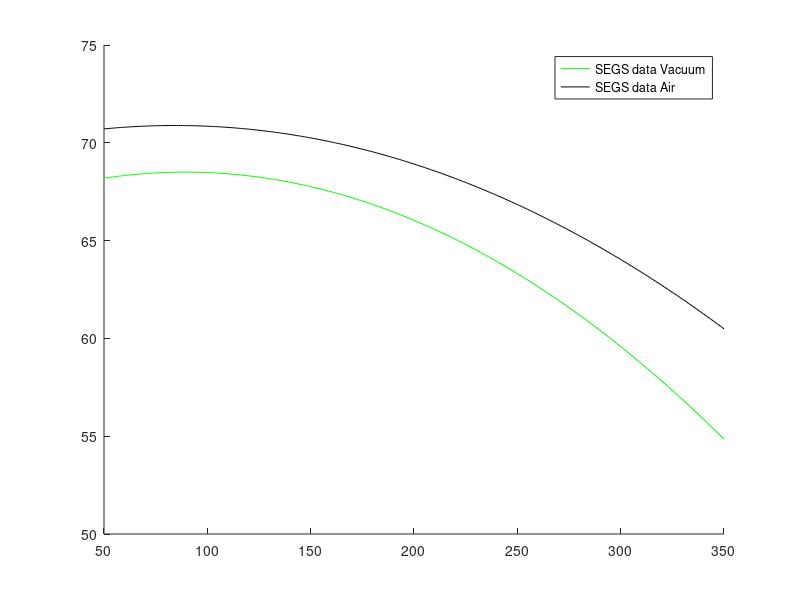

Reproduce this figure in MATLAB.
% x = 100:400;
% p1 = -0.00016656;
%   p2 = 0.038493;
%   p3 = 69.035;
% 
% y = p1*x.^2 + p2*x +   p3 ;
% 
%  p1 = -0.00011084
%   p2 = -0.0034573
%   p3 = 69.763
%   y2 = p1*x.^2 + p2*x +  p3 ;
% hold on
% plot(x,y2,'r-')
% plot(x,y)
 
x = 50:350;
  p1 = -0.00014732;
  p2 = 0.024865;
  p3 = 69.835;

y = p1*x.^2 + p2*x +  p3 ;

  p1 = -0.00020078;
  p2 = 0.035849;
  p3 = 66.899;

y2 = p1*x.^2 + p2*x +   p3 ;

hold on
plot(x,y2,'g-')
plot(x,y,'k-')

legend('SEGS data Vacuum','SEGS data Air', 'Model prediction Vacuum', 'Model prediction Air')
 